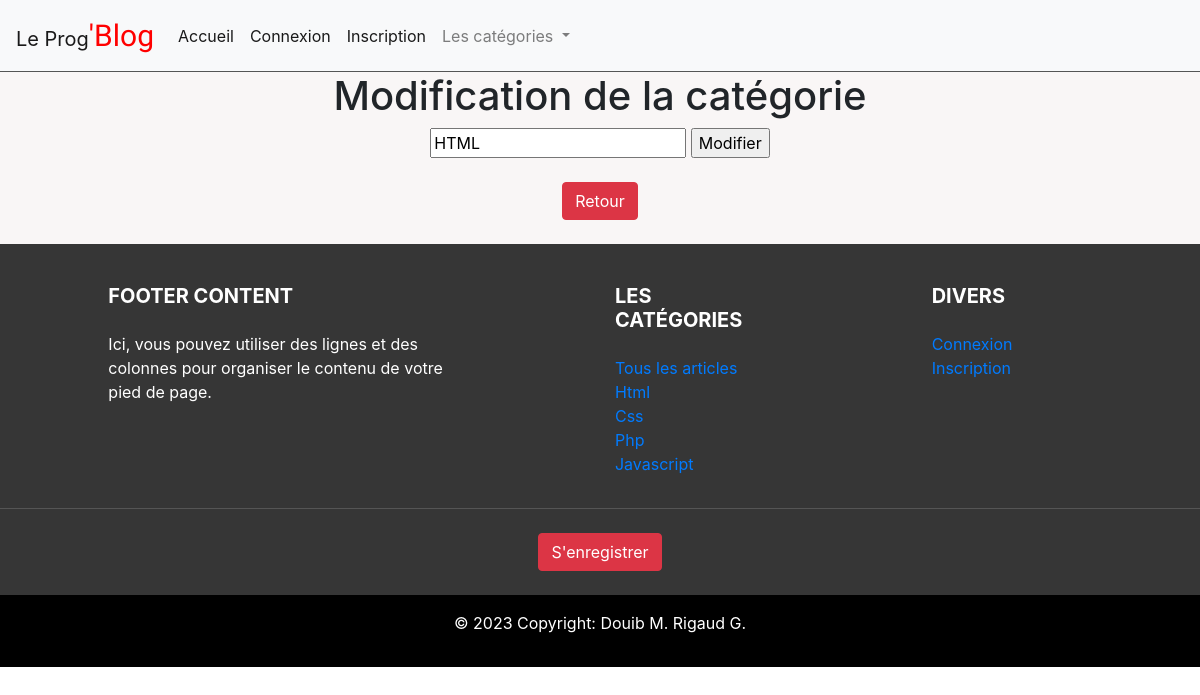
Screenshot of /blog-js/modification_categorie.php?id=1 with the database file from the repository.
### tables this page shows
CREATE TABLE IF NOT EXISTS `categories` (
  `id` int(11) NOT NULL AUTO_INCREMENT,
  `nom` varchar(80) NOT NULL,
  PRIMARY KEY (`id`)
);

### blog-js/php/fonction/fonctions.php (called while the page is built, shortened)
<?php
function recuperation($base,$selection,$table) {
    $requete = $base->prepare("SELECT $selection FROM $table" );
    $requete->execute();
    $resultat = $requete->fetchall();
    return $resultat ;
}
?>

### blog-js/php/include/connexion.php (called while the page is built)
<?php
require 'php/fonction/fonctions.php';
$bd = connexionPDO();
$categories = recuperation($bd,'*','categories');
?>

### blog-js/modification_categorie.php (the view, shortened to what this page needs)
<?php
require 'php/include/connexion.php';
$id_categorie = $_GET['id'];
$requete = $bd->prepare("SELECT * FROM categories WHERE id = $id_categorie ");
$requete->execute();
$resultat = $requete->fetch();
?>
<!DOCTYPE html>
<html lang="fr">
<head>
    <link rel="stylesheet" href="https://maxcdn.bootstrapcdn.com/bootstrap/4.0.0/css/bootstrap.min.css">
    <link href="src/fontello/css/fontello.css" rel="stylesheet">
    <link href="src/css/styles.css" rel="stylesheet">
</head>
<body>
    <header><?php include 'php/include/header.php';?></header>
    <main  class="main_admin">
        <h1>Modification de la catégorie</h1>
        <form action="php/traitement/modification_categorie.php?id=<?= $resultat['id'] ?>" method="POST" >
            <input type="text" name="categorie" value="<?= $resultat['nom'] ?>">
            <input type="submit" value="Modifier" name="modifier">
        </form>
        <a class="btn btn-danger mt-4 mb-4 ml-auto mr-auto" href="admin.php">Retour</a>
    </main>
    <?php include 'php/include/footer.php';?>
</body>
</html>

### blog-js/php/include/footer.php (shortened to what this page needs)
<footer class="page-footer font-small stylish-color-dark pt-4">
  <div class="container text-center text-md-left">
    <div class="row">
      <div class="col-md-4 mx-auto">
        <h5 class="font-weight-bold text-uppercase mt-3 mb-4">Footer Content</h5>
        <p>Ici, vous pouvez utiliser des lignes et des colonnes pour organiser le contenu de votre pied de page. </p>
      </div>
      <div class="col-md-2 mx-auto">
        <h5 class="font-weight-bold text-uppercase mt-3 mb-4">Les catégories</h5>
        <ul class="list-unstyled">
            <li><a href="articles.php">Tous les articles</a></li>
            <?php if (isset($categories)) :?>
                <?php for ($i=0 ; $i<COUNT($categories); $i++) : ?>
                    <li>
                        <a href="articles.php?categorie=<?= $categories[$i]['id']?>&p=1"><?= ucwords(strtolower($categories[$i]['nom'])) ?></a>
                    </li>
                <?php endfor ;?>
            <?php endif ;?>
        </ul>
      </div>
      <div class="col-md-2 mx-auto">
        <h5 class="font-weight-bold text-uppercase mt-3 mb-4">Divers</h5>
        <ul class="list-unstyled">
        <?php if (isset($_SESSION['user']->id)) :?>
          <?php if ($_SESSION['user']->id_droits == 42 || $_SESSION['user']->id_droits == 1337 ) : ?>
              <li>
                <a href="creer-article.php" >Créer un article</a>
              </li>
          <?php endif ;?>
          <?php if ( $_SESSION['user']->id_droits == 1337 ) : ?>
              <li>
                <a href="admin.php" >Espace administrateur</a>
              </li>
          <?php endif ;?>
          <li>
            <a href="profil.php" >Mon compte</a>
          </li>
        <?php else :?>
          <li>
            <a href="connexion.php" >Connexion</a>
          </li>
          <li>
            <a href="inscription.php" >Inscription</a>
          </li>
        <?php endif ;?>
        </ul>
      </div>
    </div>
  </div>
<?php if (!isset($_SESSION['user']->id)) : ?>
  <hr>
  <ul class="list-unstyled list-inline text-center py-2">
    <li class="list-inline-item">
      <a href="inscription.php" class="btn btn-danger btn-rounded">S'enregistrer</a>
    </li>
  </ul>
<?php endif ;?>
  <div class="footer-copyright text-center py-3">
    <p> © 2023 Copyright: Douib M. Rigaud G.</p>
  </div>
</footer>

### blog-js/src/css/styles.css (style rules this page uses)
footer { color: white; background-color: rgb(54, 54, 54); }
.footer-copyright { background-color: black; }
hr { border-top: 1px solid rgb(85, 85, 85) ; }
.main_admin { text-align: center; background-color: #f9f6f6; }

### rows the page displays
categories: categorie "HTML", nom "Html"
categories: nom "Css"
categories: nom "Php"
categories: nom "Javascript"
